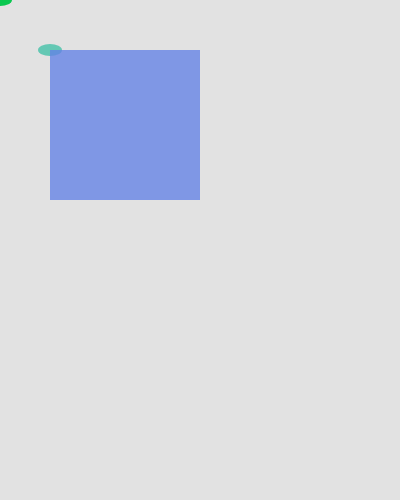
Frame 1 (no input)
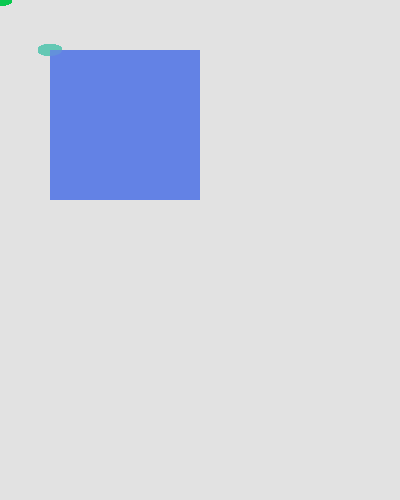
Frame 60 (no input)
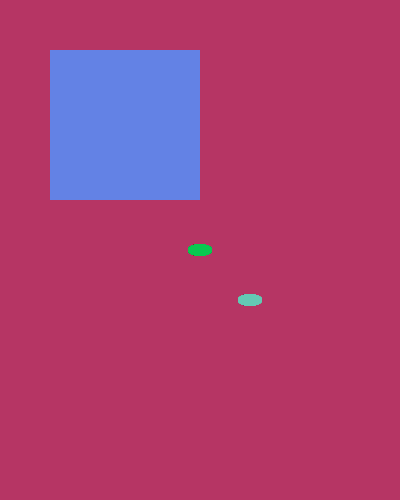
Frame 120 (the mouse pressed at the canvas centre since frame 60)

The p5.js sketch that drew these frames (run headless with seeded random() and noise() and a simulated clock; from frame 60 on, the mouse is pressed at the canvas centre):

// p5.js sketch
// ── sketch.js
var par;

function setup (){
	createCanvas(400,500);
	background(226);

	par=createP("Move the mouse on the canvas to draw stuff. "+
		"Click  on the canvas to reset the background.")
}


//This is a draw loops which goes over and over.
function draw (){

	//background(156);
	noStroke();

	//ellipse1
	fill(100,200,180);
	ellipse(mouseX+50,mouseY+50,24,12);

	//rectangle
	fill(100,130,230,200);
	rect(50,50,150,150);

	//ellipse2
	fill(10,200,80);
	ellipse(mouseX,mouseY,24,12);

}

function mousePressed(){
	background(random(0,255),random(0,255),100)
}
